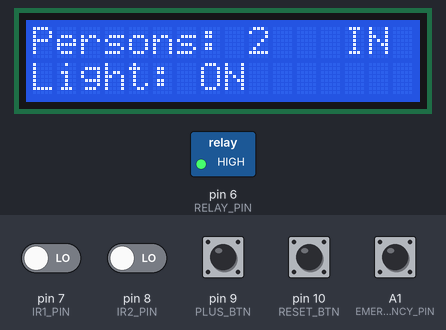
A sketch run on a simulated Arduino Uno, built with avr-gcc and run on an emulated ATmega328P. On the bench: 16×2 character LCD, switched loads named in the sketch (green lamp = pin HIGH). The inputs (shaded band) are chosen by the test bench; at power-on: A1 (EMERGENCY_PIN), pin 9 (PLUS_BTN), pin 10 (RESET_BTN) HIGH, pin 7 (IR1_PIN), pin 8 (IR2_PIN) LOW. EEPROM starts erased; what the sketch prints to the serial monitor is not drawn.

Above: at 2.8 s.
2.9 s: pin 9 (PLUS_BTN) pulled LOW for 1 s
At 3.6 s:
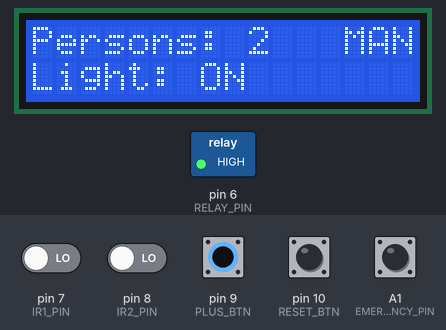
5.7 s: pin 10 (RESET_BTN) pulled LOW for 0.15 s
At 6.1 s:
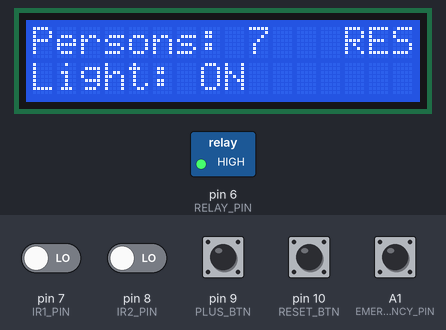
7.3 s: A1 (EMERGENCY_PIN) pulled LOW for 0.15 s
At 7.7 s:
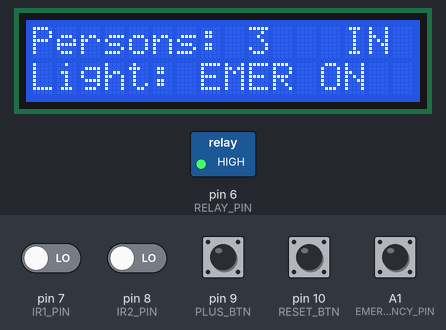
9.3 s: pin 10 (RESET_BTN) pulled LOW for 1 s
At 10.2 s:
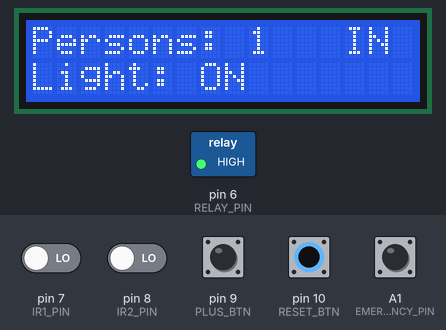
11.8 s: A1 (EMERGENCY_PIN) pulled LOW for 1 s
At 13.0 s:
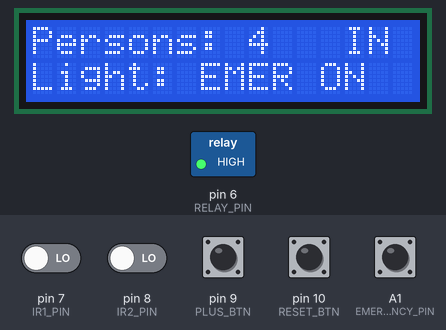
14.3 s: pin 7 (IR1_PIN) driven HIGH
At 62.3 s:
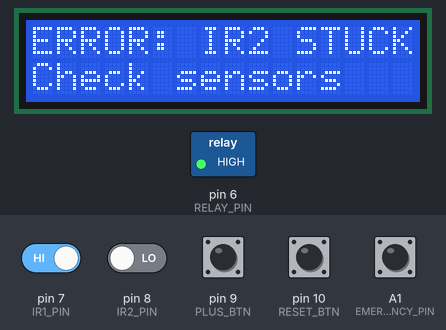
Timing chart, 0 to 63.1 s (numbered marks = the images above; inputs shaded):
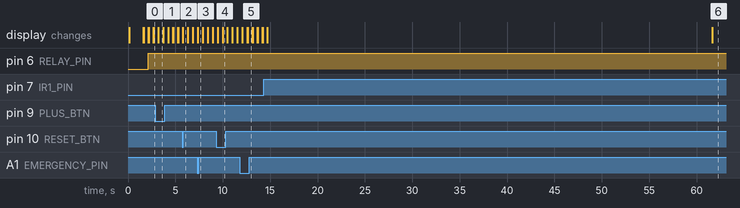

The sketch:

room_light_controller.ino
```cpp
/*
 * Enhanced Automatic Room Light Controller
 * Using Arduino Uno, 2 IR Sensors, 16x2 LCD, Relay Module
 *
 * Enhanced Features:
 * - Improved direction detection with state machine
 * - Auto light ON/OFF based on occupancy
 * - LCD display showing person count and status
 * - +1 button to manually increment count
 * - Reset button to set count to 1
 * - Emergency override switch
 * - Sensor health monitoring
 * - Configuration mode
 */

#include <LiquidCrystal.h>
#include <EEPROM.h>

// LCD Pin Configuration (RS, EN, D4, D5, D6, D7)
LiquidCrystal lcd(12, 11, 5, 4, 3, 2);

// Pin Definitions
const int IR1_PIN = 7;       // Entry side IR sensor
const int IR2_PIN = 8;       // Exit side IR sensor
const int PLUS_BTN = 9;      // +1 Button
const int RESET_BTN = 10;    // Reset Button (sets count to 1)
const int RELAY_PIN = 6;     // Relay for light control
const int EMERGENCY_PIN = A1; // Emergency override switch

// Configuration variables (stored in EEPROM)
struct Config {
  unsigned long timeout;
  unsigned long debounceDelay;
  unsigned long btnDebounce;
  int maxPersons;
  bool emergencyOverride;
};

Config config;
const int CONFIG_EEPROM_ADDR = 0;

// State machine for direction detection
enum SensorState {
  IDLE,
  IR1_DETECTED,
  IR2_DETECTED,
  ENTRY_DETECTED,
  EXIT_DETECTED
};

// Variables
int personCount = 0;
SensorState currentState = IDLE;
unsigned long stateTime = 0;
unsigned long lastSensorActivity = 0;
unsigned long lastEmergencyCheck = 0;

// Health monitoring
bool ir1Stuck = false;
bool ir2Stuck = false;
bool configMode = false;
unsigned long configStartTime = 0;
int configValue = 0;
int configParam = 0; // 0=timeout, 1=debounce, 2=maxPersons

// Button states for configuration
bool lastPlusBtnState = HIGH;
bool lastResetBtnState = HIGH;
bool configModeEntered = false;

// Config mode timing variables
unsigned long lastResetBtnTime = 0;
unsigned long lastPlusBtnTime = 0;

void setup() {
  // Load configuration from EEPROM
  loadConfiguration();

  // Initialize LCD
  lcd.begin(16, 2);
  lcd.clear();
  lcd.print("Room Light Ctrl");
  lcd.setCursor(0, 1);
  lcd.print("Initializing...");

  // Pin Modes
  pinMode(IR1_PIN, INPUT);
  pinMode(IR2_PIN, INPUT);
  pinMode(PLUS_BTN, INPUT_PULLUP);  // Using internal pull-up
  pinMode(RESET_BTN, INPUT_PULLUP); // Using internal pull-up
  pinMode(RELAY_PIN, OUTPUT);
  pinMode(EMERGENCY_PIN, INPUT_PULLUP); // Emergency override switch

  // Initial state - Light OFF
  digitalWrite(RELAY_PIN, LOW);

  delay(1500);
  updateDisplay();

  Serial.begin(9600);
  Serial.println("Enhanced Room Light Controller Started");
  Serial.println("Emergency override: Pin A1");
}

void loop() {
  unsigned long currentTime = millis();

  // Check for configuration mode (long press both buttons)
  checkConfigurationMode(currentTime);

  if (configMode) {
    handleConfigurationMode(currentTime);
    return;
  }

  // Check emergency override
  checkEmergencyOverride(currentTime);

  // Check sensor health
  checkSensorHealth(currentTime);

  // Read IR sensors (LOW = Object detected for most IR modules)
  bool ir1State = digitalRead(IR1_PIN) == LOW;
  bool ir2State = digitalRead(IR2_PIN) == LOW;

  // Read buttons (LOW = Pressed due to pull-up)
  bool plusBtnState = digitalRead(PLUS_BTN) == LOW;
  bool resetBtnState = digitalRead(RESET_BTN) == LOW;

  // Update last sensor activity for health monitoring
  if (ir1State || ir2State) {
    lastSensorActivity = currentTime;
  }

  // ----- Enhanced Direction Detection with State Machine -----
  handleDirectionDetection(ir1State, ir2State, currentTime);

  // ----- Handle Buttons with Enhanced Debouncing -----
  handleButtons(plusBtnState, resetBtnState, currentTime);

  // Update display periodically
  static unsigned long lastDisplayUpdate = 0;
  if (currentTime - lastDisplayUpdate > 500) {
    updateDisplay();
    lastDisplayUpdate = currentTime;
  }

  delay(10);  // Small delay for stability
}

// Configuration Functions
void loadConfiguration() {
  // Load config from EEPROM or use defaults
  EEPROM.get(CONFIG_EEPROM_ADDR, config);

  // Check if EEPROM is empty (first run)
  if (EEPROM.read(CONFIG_EEPROM_ADDR) == 255) {
    // Set default values
    config.timeout = 5000;
    config.debounceDelay = 200;
    config.btnDebounce = 300;
    config.maxPersons = 99;
    config.emergencyOverride = false;
    saveConfiguration();
  }
}

void saveConfiguration() {
  EEPROM.put(CONFIG_EEPROM_ADDR, config);
}

// Configuration Mode Functions
void checkConfigurationMode(unsigned long currentTime) {
  static bool bothPressed = false;
  static unsigned long pressStartTime = 0;

  bool plusBtnState = digitalRead(PLUS_BTN) == LOW;
  bool resetBtnState = digitalRead(RESET_BTN) == LOW;

  if (plusBtnState && resetBtnState) {
    if (!bothPressed) {
      pressStartTime = currentTime;
      bothPressed = true;
    } else if (currentTime - pressStartTime > 3000) {
      // Enter configuration mode
      configMode = true;
      configModeEntered = true;
      configStartTime = currentTime;
      configParam = 0; // Start with timeout
      showConfigMode();
    }
  } else {
    bothPressed = false;
  }
}

void showConfigMode() {
  lcd.clear();
  lcd.print("CONFIG MODE");
  lcd.setCursor(0, 1);
  lcd.print("Timeout: ");
  lcd.print(config.timeout);
  lcd.print("ms");
}

void handleConfigurationMode(unsigned long currentTime) {
  bool plusBtnState = digitalRead(PLUS_BTN) == LOW;
  bool resetBtnState = digitalRead(RESET_BTN) == LOW;

  // Manual exit: short press both buttons (0.5-2 seconds)
  static bool exitPressed = false;
  static unsigned long exitPressTime = 0;
  if (plusBtnState && resetBtnState) {
    if (!exitPressed) {
      exitPressTime = currentTime;
      exitPressed = true;
    } else if (currentTime - exitPressTime >= 500 && currentTime - exitPressTime < 2000) {
      configMode = false;
      saveConfiguration();
      updateDisplay();
      return;
    }
  } else {
    exitPressed = false;
  }

  // Exit config mode after 30 seconds
  if (currentTime - configStartTime > 30000) {
    configMode = false;
    saveConfiguration();
    updateDisplay();
    return;
  }

  // Change parameter with reset button
  if (resetBtnState && (currentTime - lastResetBtnTime > config.btnDebounce)) {
    configParam = (configParam + 1) % 3;
    lastResetBtnTime = currentTime;
    updateConfigDisplay();
  }

  // Adjust value with +1 button
  if (plusBtnState && (currentTime - lastPlusBtnTime > config.btnDebounce)) {
    adjustConfigValue();
    saveConfiguration();
    lastPlusBtnTime = currentTime;
    updateConfigDisplay();
  }
}

void updateConfigDisplay() {
  lcd.clear();
  switch (configParam) {
    case 0:
      lcd.print("Timeout: ");
      lcd.print(config.timeout);
      lcd.print("ms");
      break;
    case 1:
      lcd.print("Debounce: ");
      lcd.print(config.debounceDelay);
      lcd.print("ms");
      break;
    case 2:
      lcd.print("Max Persons: ");
      lcd.print(config.maxPersons);
      break;
  }
  lcd.setCursor(0, 1);
  lcd.print("R:param +:value");
}

void adjustConfigValue() {
  switch (configParam) {
    case 0: // Timeout
      config.timeout += 100;
      if (config.timeout > 10000) config.timeout = 100;
      break;
    case 1: // Debounce
      config.debounceDelay += 50;
      if (config.debounceDelay > 1000) config.debounceDelay = 50;
      break;
    case 2: // Max Persons
      config.maxPersons += 1;
      if (config.maxPersons > 200) config.maxPersons = 1;
      break;
  }
}

// Emergency Override Functions
void checkEmergencyOverride(unsigned long currentTime) {
  if (currentTime - lastEmergencyCheck > 100) { // Check every 100ms
    bool emergencyState = digitalRead(EMERGENCY_PIN) == LOW;

    if (emergencyState) {
      config.emergencyOverride = true;
      digitalWrite(RELAY_PIN, HIGH); // Force light ON
      showEmergencyStatus();
    } else if (config.emergencyOverride) {
      config.emergencyOverride = false;
      updateLight(); // Return to normal operation
      updateDisplay();
    }

    lastEmergencyCheck = currentTime;
  }
}

void showEmergencyStatus() {
  lcd.clear();
  lcd.print("EMERGENCY MODE");
  lcd.setCursor(0, 1);
  lcd.print("Light: FORCE ON");
}

// Sensor Health Monitoring
void checkSensorHealth(unsigned long currentTime) {
  static bool lastIr1State = (digitalRead(IR1_PIN) == LOW);
  static bool lastIr2State = (digitalRead(IR2_PIN) == LOW);
  static unsigned long ir1ChangeTime = currentTime;
  static unsigned long ir2ChangeTime = currentTime;

  bool ir1State = (digitalRead(IR1_PIN) == LOW);
  bool ir2State = (digitalRead(IR2_PIN) == LOW);

  // Check for stuck sensors (no change for 60 seconds)
  if (ir1State == lastIr1State) {
    if (currentTime - ir1ChangeTime > 60000 && !ir1Stuck) {
      ir1Stuck = true;
      showError("IR1 STUCK");
    }
  } else {
    ir1ChangeTime = currentTime;
    ir1Stuck = false;
  }

  if (ir2State == lastIr2State) {
    if (currentTime - ir2ChangeTime > 60000 && !ir2Stuck) {
      ir2Stuck = true;
      showError("IR2 STUCK");
    }
  } else {
    ir2ChangeTime = currentTime;
    ir2Stuck = false;
  }

  lastIr1State = ir1State;
  lastIr2State = ir2State;

  // Check for no sensor activity (room might be stuck)
  if (currentTime - lastSensorActivity > 300000 && personCount > 0) { // 5 minutes
    showError("NO ACTIVITY");
  }
}

void showError(const char* error) {
  lcd.clear();
  lcd.print("ERROR: ");
  lcd.print(error);
  lcd.setCursor(0, 1);
  lcd.print("Check sensors");
  delay(2000);
  updateDisplay();
}

// Enhanced Direction Detection
void handleDirectionDetection(bool ir1State, bool ir2State, unsigned long currentTime) {
  switch (currentState) {
    case IDLE:
      if (ir1State) {
        currentState = IR1_DETECTED;
        stateTime = currentTime;
      } else if (ir2State) {
        currentState = IR2_DETECTED;
        stateTime = currentTime;
      }
      break;

    case IR1_DETECTED:
      if (ir2State) {
        // Entry detected: IR1 -> IR2
        if (currentTime - stateTime < config.timeout) {
          if (personCount < config.maxPersons) {
            personCount++;
            showStatus("IN");
            updateLight();
            Serial.print("Person Entered! Count: ");
            Serial.println(personCount);
          } else {
            showError("MAX PERSONS");
          }
        }
        currentState = IDLE;
      } else if (currentTime - stateTime > config.timeout) {
        currentState = IDLE; // Timeout
      }
      break;

    case IR2_DETECTED:
      if (ir1State) {
        // Exit detected: IR2 -> IR1
        if (currentTime - stateTime < config.timeout) {
          if (personCount > 0) {
            personCount--;
            showStatus("OUT");
            updateLight();
            Serial.print("Person Exited! Count: ");
            Serial.println(personCount);
          }
        }
        currentState = IDLE;
      } else if (currentTime - stateTime > config.timeout) {
        currentState = IDLE; // Timeout
      }
      break;
  }
}

// Enhanced Button Handling
void handleButtons(bool plusBtnState, bool resetBtnState, unsigned long currentTime) {
  static unsigned long lastPlusTime = 0;
  static unsigned long lastResetTime = 0;

  // +1 Button with enhanced debouncing
  if (plusBtnState && (currentTime - lastPlusTime > config.btnDebounce)) {
    if (personCount < config.maxPersons) {
      personCount++;
      showStatus("MANUAL");
      updateLight();
      Serial.print("+1 Button Pressed! Count: ");
      Serial.println(personCount);
    } else {
      showError("MAX PERSONS");
    }
    lastPlusTime = currentTime;
  }

  // Reset Button with enhanced debouncing
  if (resetBtnState && (currentTime - lastResetTime > config.btnDebounce)) {
    personCount = 1;
    showStatus("RESET");
    updateLight();
    Serial.println("Reset Button Pressed! Count set to 1");
    lastResetTime = currentTime;
  }
}

// Enhanced Display Functions
void updateDisplay() {
  lcd.clear();
  lcd.setCursor(0, 0);
  lcd.print("Persons: ");
  lcd.print(personCount);

  lcd.setCursor(0, 1);
  if (config.emergencyOverride) {
    lcd.print("Light: EMER ON");
  } else {
    lcd.print("Light: ");
    if (personCount > 0) {
      lcd.print("ON ");
    } else {
      lcd.print("OFF");
    }
  }

  // Show health status if needed
  if (ir1Stuck || ir2Stuck) {
    lcd.setCursor(12, 0);
    lcd.print("ERR");
  }
}

void showStatus(const char* status) {
  // Enhanced status display with animation
  lcd.setCursor(13, 0);
  lcd.print(status);
  delay(500);
  lcd.setCursor(13, 0);
  lcd.print("   "); // Clear status
}

void updateLight() {
  if (config.emergencyOverride) {
    digitalWrite(RELAY_PIN, HIGH); // Emergency override
  } else {
    if (personCount > 0) {
      digitalWrite(RELAY_PIN, HIGH);  // Light ON
    } else {
      digitalWrite(RELAY_PIN, LOW);   // Light OFF
    }
  }
}
```

Measured:
- after the input at 2.9 s, the display: first differs from a run without the input after 0.31 s (image 1)
- after the input at 5.7 s, the display: first differs from a run without the input after 0.09 s (image 2)
- after the input at 7.3 s, the display: first differs from a run without the input after 0.07 s (image 3)
- after the input at 9.3 s, the display: first differs from a run without the input after 0.17 s (image 4 shows a later state)
- after the input at 11.8 s, the display: first differs from a run without the input after 0.28 s (image 5 shows a later state)
- what the display in image 1 shows lasts 0.5 s, from 3.2 s to 3.7 s
